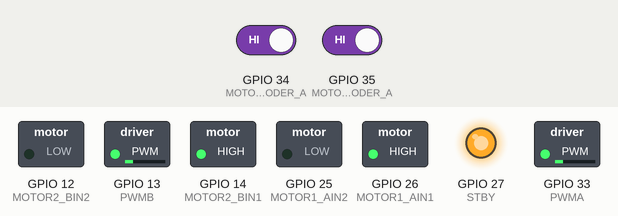
A sketch run on a simulated ESP8266 (NodeMCU). Parts: switched loads named in the sketch (green lamp = pin HIGH), output pins drawn as LEDs (lit = HIGH). Inputs (shaded band) come from the test bench; at power-on: GPIO 34 (MOTOR1_ENCODER_A) HIGH, GPIO 35 (MOTOR2_ENCODER_A) HIGH. What the sketch prints to the serial monitor is not drawn.

Above: at 0.1 s.
Timing chart, 0 to 1.6 s (numbered marks = the images above):
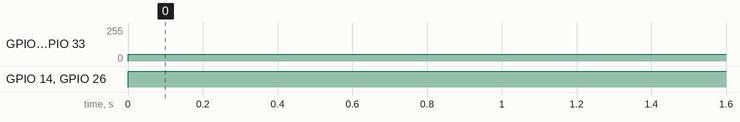

Measured:
- by itself, GPIO 13 (PWMB), GPIO 33 (PWMA): 0/255 → 50/255 at 0.00 s
- by itself, GPIO 14 (MOTOR2_BIN1), GPIO 26 (MOTOR1_AIN1): LOW → HIGH at 0.00 s

The sketch:

Encoder_C_ArduinoIDE.ino
```cpp
//Motor
#define MOTOR1_AIN1 26
#define MOTOR1_AIN2 25
#define STBY 27
#define PWMA 33
#define MOTOR2_BIN1 14
#define MOTOR2_BIN2 12
#define PWMB 13


//Encoder
#define MOTOR1_ENCODER_A 34
#define MOTOR1_ENCODER_B 39
#define MOTOR2_ENCODER_A 35
#define MOTOR2_ENCODER_B 32


volatile signed long int M_Count1 = 0;
volatile signed long int M_Count2 = 0;
unsigned long TempoUltimaInterrupcao = 0;
int MTA = 0;
int MTB = 0;
const float M_Encoder_PulsosPorRev = 900.00;
// função para realizar a interrupção Motor 1
void ICACHE_RAM_ATTR MotorEncoderEvent1() {
  if (digitalRead(MOTOR1_ENCODER_A) == HIGH) {
    if (digitalRead(MOTOR1_ENCODER_B) == LOW) {
      M_Count1--;
    } else {
      M_Count1++;
    }
  } else {
    if (digitalRead(MOTOR1_ENCODER_B) == LOW) {
      M_Count1++;
    } else {
      M_Count1--;
    }
  }
}
// função para realizar a interrupção no motor 2
void ICACHE_RAM_ATTR MotorEncoderEvent2() {
  if (digitalRead(MOTOR2_ENCODER_A) == HIGH) {
    if (digitalRead(MOTOR2_ENCODER_B) == LOW) {
      M_Count2--;
    } else {
      M_Count2++;
    }
  } else {
    if (digitalRead(MOTOR2_ENCODER_B) == LOW) {
      M_Count2++;
    } else {
      M_Count2--;
    }
  }
}


void setup() {


  pinMode(MOTOR1_ENCODER_A, INPUT_PULLUP);
  pinMode(MOTOR1_ENCODER_B, INPUT_PULLUP);
  pinMode(MOTOR2_ENCODER_A, INPUT_PULLUP);
  pinMode(MOTOR2_ENCODER_B, INPUT_PULLUP);

  pinMode(PWMA,OUTPUT);
  pinMode(MOTOR1_AIN1,OUTPUT);
  pinMode(MOTOR1_AIN2,OUTPUT);
  pinMode(PWMB,OUTPUT);
  pinMode(MOTOR2_BIN1,OUTPUT);
  pinMode(MOTOR2_BIN2,OUTPUT);
  pinMode(STBY,OUTPUT);

  digitalWrite(STBY,HIGH);
  digitalWrite(MOTOR1_AIN1, LOW);
  digitalWrite(MOTOR1_AIN2, LOW);
  digitalWrite(MOTOR2_BIN1, LOW);
  digitalWrite(MOTOR2_BIN2, LOW);
  analogWrite(PWMA,MTA);
  analogWrite(PWMB,MTB);

  attachInterrupt(digitalPinToInterrupt(MOTOR1_ENCODER_A), MotorEncoderEvent1, CHANGE);
  attachInterrupt(digitalPinToInterrupt(MOTOR2_ENCODER_A), MotorEncoderEvent2, CHANGE);

  Serial.begin(9600);


}

void loop() {

  unsigned long TempoAtual = millis();
  signed long int M_Pulsos1;
  signed long int M_Pulsos2;
  float Velocidade_Direita;
  float Velocidade_Esquerda;

  // //Acionando motores RÉ
  digitalWrite(MOTOR1_AIN1, HIGH);
  digitalWrite(MOTOR1_AIN2, LOW);
  digitalWrite(MOTOR2_BIN1, HIGH);
  digitalWrite(MOTOR2_BIN2, LOW);
  MTA = 50;
  MTB = 50;
  analogWrite(PWMA,MTA);
  analogWrite(PWMB,MTB);


  //Acionando motores frente
  // digitalWrite(MOTOR1_AIN1, LOW);
  // digitalWrite(MOTOR1_AIN2, HIGH);
  // digitalWrite(MOTOR2_BIN1, LOW);
  // digitalWrite(MOTOR2_BIN2, HIGH);
  // MTA = 50;
  // MTB = 50;
  // analogWrite(PWMA,MTA);
  // analogWrite(PWMB,MTB);


  if (TempoAtual - TempoUltimaInterrupcao >= 100) {


    detachInterrupt(digitalPinToInterrupt(MOTOR1_ENCODER_A));
      M_Pulsos1 = M_Count1;
      M_Count1 = 0;
    attachInterrupt(digitalPinToInterrupt(MOTOR1_ENCODER_A), MotorEncoderEvent1, CHANGE);

    Velocidade_Esquerda = abs((((M_Pulsos1 * 10) / M_Encoder_PulsosPorRev) * 60.0)/2);

    detachInterrupt(digitalPinToInterrupt(MOTOR2_ENCODER_A));
      M_Pulsos2 = M_Count2;
      M_Count2 = 0;
    attachInterrupt(digitalPinToInterrupt(MOTOR2_ENCODER_A), MotorEncoderEvent2, CHANGE);

    Velocidade_Direita = abs((((M_Pulsos2 * 10) / M_Encoder_PulsosPorRev) * 60.0)/2);

    TempoUltimaInterrupcao = TempoAtual;
  }

Serial.print("Pulsos Direita: ");
Serial.println(M_Pulsos1);
Serial.print("Pulsos Esquerda: ");
Serial.println(M_Pulsos2);
Serial.print("Velocidade Direita: ");
Serial.println(Velocidade_Direita);
Serial.print("Velocidade Esquerda: ");
Serial.println(Velocidade_Esquerda);
delay(500);

}
```
